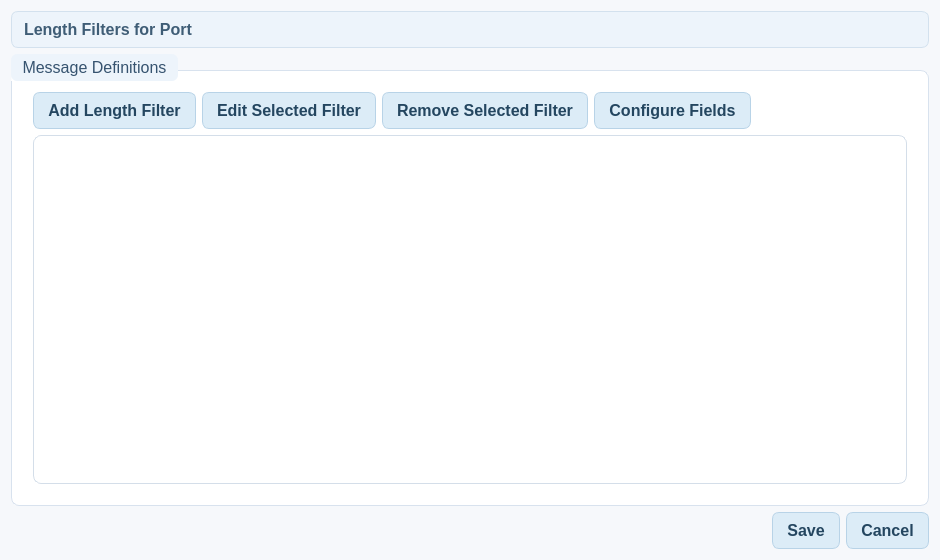
<?xml version="1.0" encoding="UTF-8"?>
<ui version="4.0">
 <class>MessageLengthFilterDialog</class>
 <widget class="QDialog" name="MessageLengthFilterDialog">
  <property name="geometry"><rect><x>0</x><y>0</y><width>940</width><height>560</height></rect></property>
  <property name="windowTitle"><string>Length Filters</string></property>
  <property name="styleSheet"><string>QWidget{font-family:&quot;Segoe UI&quot;,&quot;Noto Sans&quot;,Arial;font-size:12pt;color:#24313f;background-color:#f6f8fb;}QDialog{background-color:#f6f8fb;}QGroupBox{background-color:#ffffff;border:1px solid #d8e2ee;border-radius:8px;margin-top:16px;padding:12px;}QGroupBox::title{subcontrol-origin:margin;subcontrol-position:top left;padding:4px 9px;color:#36536f;background-color:#edf4fb;border-radius:6px;font-weight:600;}QPushButton{background-color:#dcecf7;border:1px solid #b8d3e7;border-radius:7px;padding:8px 14px;color:#244660;font-weight:600;}QPushButton:hover{background-color:#cfe4f3;}QTableWidget{background-color:#ffffff;alternate-background-color:#f3f8fc;gridline-color:#d7e2ed;border:1px solid #d4dee9;border-radius:8px;selection-background-color:#c8def0;selection-color:#162536;}QHeaderView::section{background-color:#e6f0f8;color:#263f56;border:0px;border-right:1px solid #cddae7;border-bottom:1px solid #cddae7;padding:6px;font-weight:600;}QLabel#lblHeading{color:#3f5d76;background-color:#edf4fb;border:1px solid #d3e1ee;border-radius:7px;padding:8px;font-weight:600;}</string></property>
  <layout class="QVBoxLayout" name="mainLayout">
   <item><widget class="QLabel" name="lblHeading"><property name="text"><string>Length Filters for Port</string></property></widget></item>
   <item>
    <widget class="QGroupBox" name="messageGroup">
     <property name="title"><string>Message Definitions</string></property>
     <layout class="QVBoxLayout" name="messageLayout">
      <item>
       <layout class="QHBoxLayout" name="buttonLayout">
        <item><widget class="QPushButton" name="btnAddLengthFilter"><property name="text"><string>Add Length Filter</string></property></widget></item>
        <item><widget class="QPushButton" name="btnEditFilter"><property name="text"><string>Edit Selected Filter</string></property></widget></item>
        <item><widget class="QPushButton" name="btnRemoveFilter"><property name="text"><string>Remove Selected Filter</string></property></widget></item>
        <item><widget class="QPushButton" name="btnConfigureFields"><property name="text"><string>Configure Fields</string></property></widget></item>
        <item><spacer name="buttonStretch"><property name="orientation"><enum>Qt::Horizontal</enum></property><property name="sizeHint" stdset="0"><size><width>40</width><height>20</height></size></property></spacer></item>
       </layout>
      </item>
      <item><widget class="QTableWidget" name="tblMessages"><property name="alternatingRowColors"><bool>true</bool></property><property name="minimumSize"><size><width>0</width><height>330</height></size></property></widget></item>
     </layout>
    </widget>
   </item>
   <item><widget class="QDialogButtonBox" name="buttonBox"><property name="orientation"><enum>Qt::Horizontal</enum></property><property name="standardButtons"><set>QDialogButtonBox::Cancel|QDialogButtonBox::Save</set></property></widget></item>
  </layout>
 </widget>
 <resources/>
 <connections/>
</ui>
